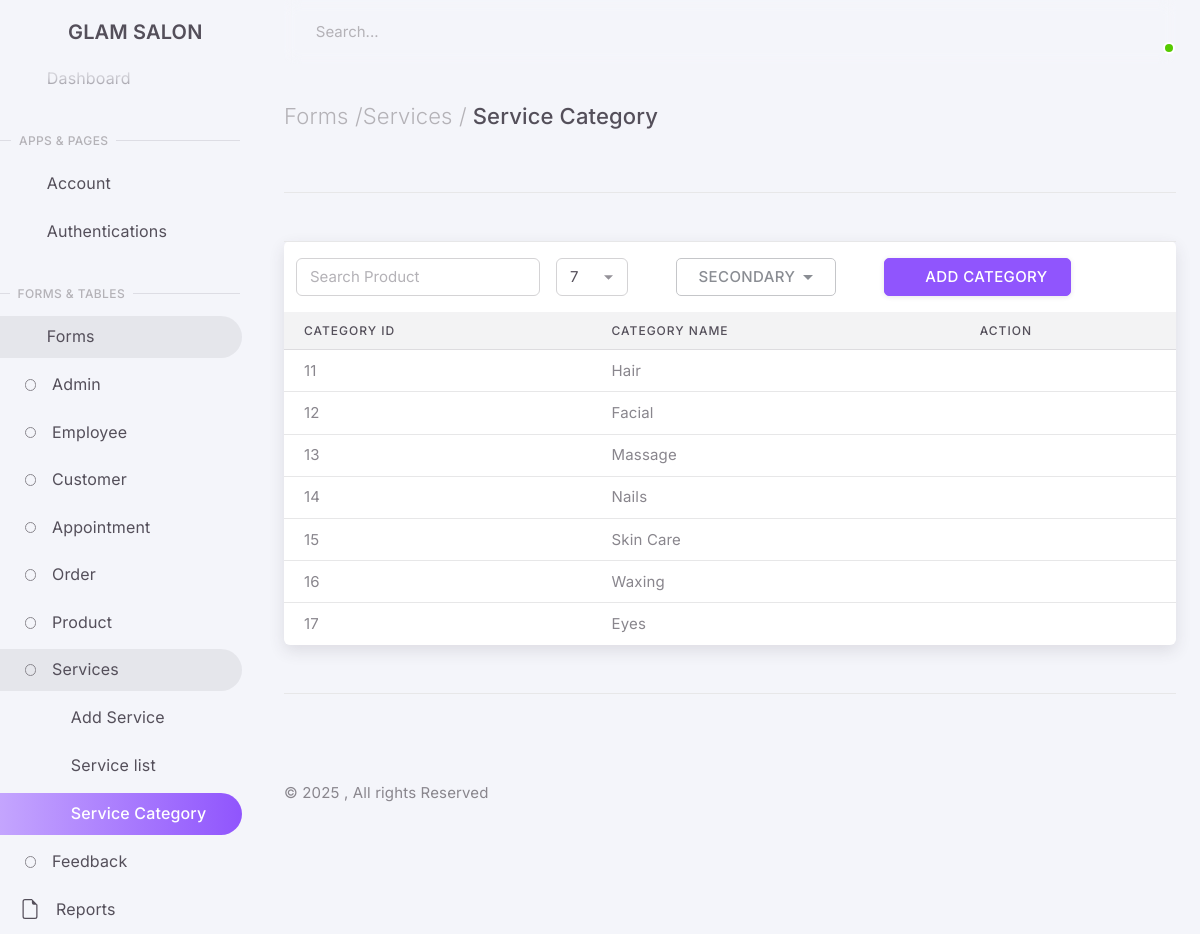
Page /admin_panel/html/service_category.php on the committed database.
### tables this page shows
CREATE TABLE `tbl_service_category` (
  `category_id` int(10) NOT NULL,
  `category_name` varchar(20) NOT NULL
);

### admin_panel/html/service_category.php (the view, shortened to what this page needs)
<?php
$connection = mysqli_connect("localhost", "root", "", "projectdb");
if (isset($_GET['did'])) {
    mysqli_query($connection, "delete from tbl_service_category where category_id='$_GET[did]'");
} else {
    mysqli_error($connection);
}
$query = mysqli_query($connection, "select * from tbl_service_category");
?>
<!DOCTYPE html>
<html lang="en" class="light-style layout-menu-fixed layout-compact" dir="ltr" data-theme="theme-default" data-assets-path="../assets/" data-template="vertical-menu-template-free">
<head>
    <link rel="stylesheet" href="../assets/vendor/fonts/materialdesignicons.css" />
    <link rel="stylesheet" href="../assets/vendor/libs/node-waves/node-waves.css" />
    <link rel="stylesheet" href="../assets/vendor/css/core.css" class="template-customizer-core-css" />
    <link rel="stylesheet" href="../assets/vendor/css/theme-default.css" class="template-customizer-theme-css" />
    <link rel="stylesheet" href="../assets/css/demo.css" />
    <link rel="stylesheet" href="../assets/vendor/libs/perfect-scrollbar/perfect-scrollbar.css" />
</head>
<body>
    <div class="layout-wrapper layout-content-navbar">
        <div class="layout-container">
            <?php
            include "sidebar.php";
            ?>
            <div class="layout-page">
                <?php
                include "navbar.php";
                ?>
                <div class="content-wrapper">
                    <div class="container-xxl flex-grow-1 container-p-y">
                        <h4 class="py-3 mb-4"><span class="text-muted fw-light">Forms /</span><span class="text-muted fw-light">Services /</span> Service Category</h4>
                        <hr class="my-5" />
                        <div class="card">
                            <div class="table-responsive text-nowrap">
                                <div class="card-header d-flex border-top rounded-0 flex-wrap py-md-0">
                                    <div class="me-4 mt-3 mb-3 ms-n2">
                                        <div id="DataTables_Table_0_filter" class="dataTables_filter"><label><input type="search" class="form-control" placeholder="Search Product" aria-controls="DataTables_Table_0"></label></div>
                                    </div>
                                    <div class="me-4 mt-3 mb-3 ms-n2">
                                        <div class="d-flex align-items-md-center justify-content-flex-end mb-3 mb-sm-0 gap-5 pt-0">
                                            <div>
                                                <select id="defaultSelect" class="form-select">
                                                    <option>7</option>
                                                </select>
                                            </div>
                                            <div class="btn-group">
                                                <button type="button" class="btn btn-outline-secondary dropdown-toggle" data-bs-toggle="dropdown" aria-expanded="false">
                                                    Secondary
                                                </button>
                                            </div>
                                            <div class="dt-buttons d-flex flex-wrap">
                                                <button class="dt-button add-new btn btn-primary waves-effect waves-light" tabindex="0" aria-controls="DataTables_Table_0" type="button" fdprocessedid="roaxkl" data-bs-toggle="modal" data-bs-target="#backDropModal">
                                                    <span><i class="mdi mdi-plus me-0 me-sm-1"></i><span class="d-none d-sm-inline-block">Add Category</span></span>
                                                </button>
                                            </div>
                                        </div>
                                    </div>
                                </div>
                                <table class="table">
                                    <thead class="table-light">
                                        <tr>
                                            <th>Category ID</th>
                                            <th>Category name</th>
                                            <th>Action</th>
                                        </tr>
                                    </thead>
                                    <tbody class="table-border-bottom-0">
                                        <?php
                                        while ($col = mysqli_fetch_array($query)) {
                                            echo "<tr>
                                            <td>$col[0]</td>
                                            <td>$col[1]</td>
                                            <td>
                                                <div class='dropdown'>
                                                    <button type='button' class='btn p-0 dropdown-toggle hide-arrow' data-bs-toggle='dropdown'>
                                                        <i class='mdi mdi-dots-vertical'></i>
                                                    </button>
                                                    <div class='dropdown-menu'>
                                                        <a class='dropdown-item' href='service_category.php?uid=$col[0]'><i class='mdi mdi-pencil-outline me-1'></i> Edit</a>
                                                        <a class='dropdown-item' href='service_category.php?did=$col[0]'><i class='mdi mdi-trash-can-outline me-1'></i>Delete</a>
                                                    </div>
                                                </div>
                                            </td>
                                        </tr>";
                                        }
                                        ?>
                                    </tbody>
                                </table>
                            </div>
                        </div>
                        <hr class="my-5" />
                    </div>
                    <?php
                    include "footer.php";
                    ?>
                </div>
            </div>
        </div>
    </div>
    <div class="col-lg-4 col-md-3">
        <small class="text-light fw-medium">Backdrop</small>
    </div>
    <div class="col-lg-4 col-md-3">
        <small class="text-light fw-medium">Backdrop</small>
        <div class="mt-3">
            <button type="button" class="btn btn-primary" data-bs-toggle="modal" data-bs-target="#DeleteModal">
            </button>
        </div>
    </div>
</body>
</html>

### rows in the picture
tbl_service_category: category_id "11", category_name "Hair"
tbl_service_category: category_id "12", category_name "Facial"
tbl_service_category: category_id "13", category_name "Massage"
tbl_service_category: category_id "14", category_name "Nails"
tbl_service_category: category_id "15", category_name "Skin Care"
tbl_service_category: category_id "16", category_name "Waxing"
tbl_service_category: category_id "17", category_name "Eyes"
